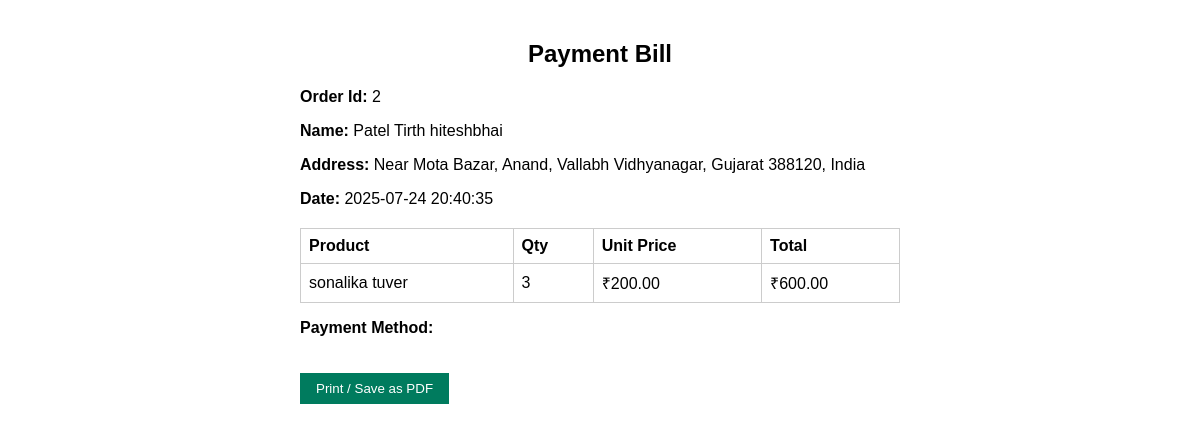
Page /invoice_view.php?order_id=2 (signed in) on the committed database.
### tables this page shows
CREATE TABLE `orders` (
  `id` int(11) NOT NULL,
  `user_id` int(11) DEFAULT NULL,
  `product_id` int(11) DEFAULT NULL,
  `quantity` int(11) DEFAULT NULL,
  `total` decimal(10,2) DEFAULT NULL,
  `ordered_at` timestamp NOT NULL DEFAULT current_timestamp(),
  `status` varchar(20) DEFAULT 'cart',
  `payment_method` varchar(50) DEFAULT NULL,
  `payment_detail` varchar(100) DEFAULT NULL
);

CREATE TABLE `users` (
  `id` int(11) NOT NULL,
  `name` varchar(100) DEFAULT NULL,
  `email` varchar(100) DEFAULT NULL,
  `password` varchar(100) DEFAULT NULL,
  `phone` varchar(15) DEFAULT NULL,
  `address` text DEFAULT NULL
);

CREATE TABLE `products` (
  `id` int(11) NOT NULL,
  `name` varchar(100) DEFAULT NULL,
  `price` decimal(10,2) DEFAULT NULL,
  `description` text DEFAULT NULL,
  `image` varchar(255) DEFAULT NULL
);

### invoice_view.php (the view, shortened to what this page needs)
<?php
$conn = new mysqli("localhost", "root", "", "fertilizer_shop");
$order_id = intval($_GET['order_id']);
$stmt = $conn->prepare("SELECT o.*, p.name AS product_name, p.price, u.name AS user_name, u.address
    FROM orders o
    JOIN products p ON o.product_id = p.id
    JOIN users u ON o.user_id = u.id
    WHERE o.id = ?");
$stmt->bind_param("i", $order_id);
$stmt->execute();
$result = $stmt->get_result();
$order = $result->fetch_assoc();
?>
<!DOCTYPE html>
<html>
<head>
</head>
<body>
    <h2>Payment Bill</h2>
    <p><strong>Order Id:</strong> <?= $order_id ?></p>
    <p><strong>Name:</strong> <?= htmlspecialchars($order['user_name']) ?></p>
    <p><strong>Address:</strong> <?= htmlspecialchars($order['address']) ?></p>
    <p><strong>Date:</strong> <?= htmlspecialchars($order['ordered_at']) ?></p>
    <table>
        <tr>
            <th>Product</th>
            <th>Qty</th>
            <th>Unit Price</th>
            <th>Total</th>
        </tr>
        <tr>
            <td><?= htmlspecialchars($order['product_name']) ?></td>
            <td><?= (int)$order['quantity'] ?></td>
            <td>₹<?= number_format($order['price'], 2) ?></td>
            <td>₹<?= number_format($order['total'], 2) ?></td>
        </tr>
    </table>
    <p><strong>Payment Method:</strong> <?= htmlspecialchars($order['payment_method']) ?></p>
    <button onclick="window.print()" class="btn">Print / Save as PDF</button>
</body>
</html>

### invoice_view.php (style rules this page uses)
body { font-family: Arial; padding: 20px; max-width: 600px; margin: auto; }
h2 { text-align: center; }
table { width: 100%; margin-top: 20px; border-collapse: collapse; }
td, th { padding: 8px; border: 1px solid #ccc; text-align: left; }
.btn { padding: 8px 16px; background: #007B5E; color: white; border: none; cursor: pointer; margin-top: 20px; }

### rows in the picture
orders: user.name "Patel Tirth hiteshbhai", user.address "Near Mota Bazar, Anand, Vallabh Vidhyanagar, Gujarat 388120, India", ordered_at "2025-07-24 20:40:35", product.name "sonalika tuver", quantity "3", product.price "200.00", total "600.00"

### other values in the picture
$order_id "2"
